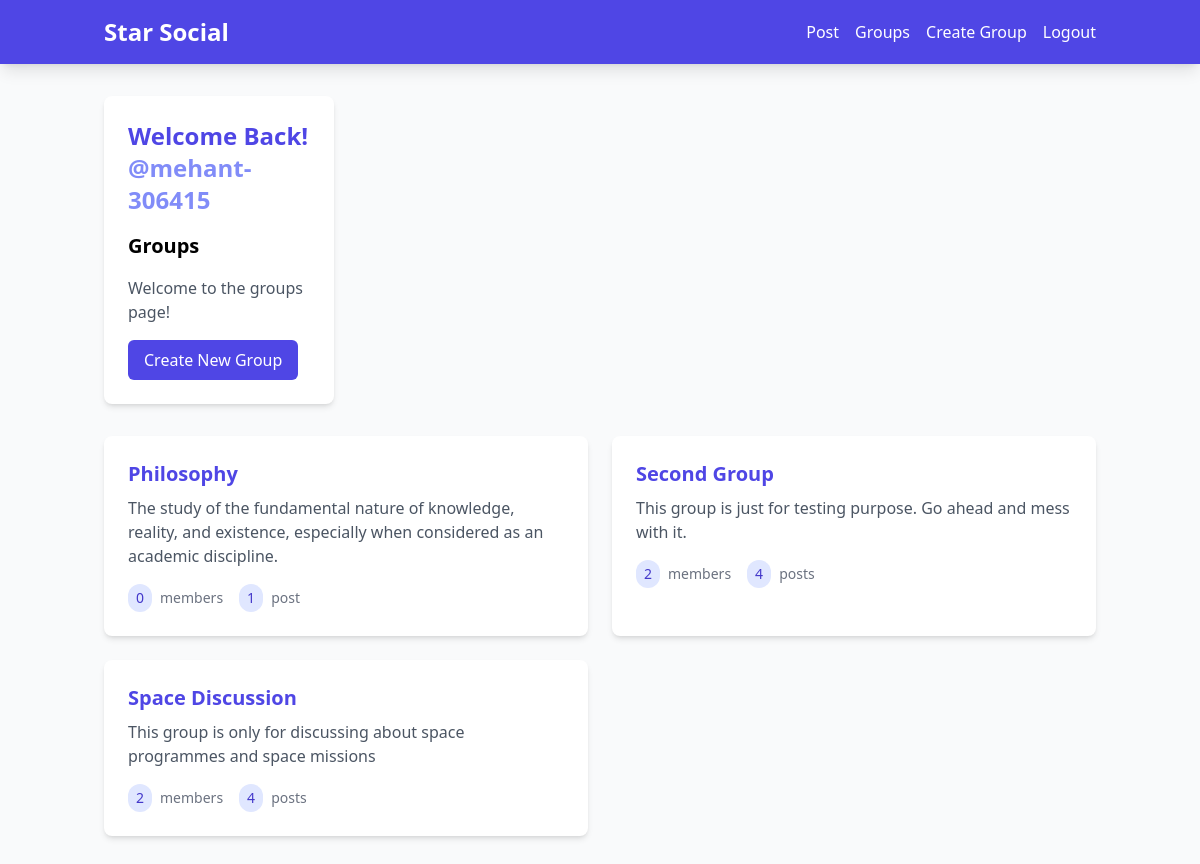
The page /groups/ (signed in) on the database its author committed.
### groups/models.py (models this page shows, shortened)
class Group(models.Model):
    name = models.CharField(max_length=255, unique=True)
    slug = models.SlugField(allow_unicode=True, unique=True)
    description = models.TextField(blank=True, default='')
    description_html = models.TextField(editable=False, default='', blank=True)
    members = models.ManyToManyField(User, through='GroupMember')
    class Meta:
        ordering = ['name']

### groups/views.py (the view)
# urls.py: path('', views.ListGroups.as_view(), name='all'),
class ListGroups(generic.ListView):
    model = Group

### groups/templates/groups/group_list.html
{% extends "groups/group_base.html" %}
{% block pregroup %}
    <div class="grid grid-cols-1 md:grid-cols-4 gap-6">
        <div class="bg-white p-6 rounded-lg shadow-md">
            <div class="space-y-4">
                {% if user.is_authenticated %}
                    <h2 class="text-2xl font-bold text-indigo-600">
                        Welcome Back!
                        <a href="{% url 'posts:for_user' username=user.username %}" class="text-indigo-400 hover:text-indigo-600">
                            @{{ user.username }}
                        </a>
                    </h2>
                {% endif %}
                <h2 class="text-xl font-bold">Groups</h2>
                <p class="text-gray-600">Welcome to the groups page!</p>
                {% if user.is_authenticated %}
                    <a href="{% url 'groups:create' %}" class="inline-block bg-indigo-600 text-white px-4 py-2 rounded-md hover:bg-indigo-700 transition duration-200">
                        Create New Group
                    </a>
                {% endif %}
            </div>
        </div>
    </div>
{% endblock %}
{% block group_content %}
    <div class="mt-8 grid grid-cols-1 md:grid-cols-2 gap-6">
        {% for group in object_list %}
            <div class="bg-white rounded-lg shadow-md overflow-hidden">
                <a href="{% url 'groups:single' slug=group.slug %}" class="block p-6 hover:bg-gray-50">
                    <h3 class="text-xl font-bold text-indigo-600 mb-2">{{ group.name }}</h3>
                    <div class="prose max-w-none text-gray-600">
                        {{ group.description_html|safe }}
                    </div>
                    <div class="mt-4 flex space-x-4 text-sm text-gray-500">
                <span class="flex items-center">
                    <span class="bg-indigo-100 text-indigo-700 px-2 py-1 rounded-full mr-2">
                        {{ group.members.count }}
                    </span>
                    member{{ group.members.count|pluralize }}
                </span>
                        <span class="flex items-center">
                    <span class="bg-indigo-100 text-indigo-700 px-2 py-1 rounded-full mr-2">
                        {{ group.posts.count }}
                    </span>
                    post{{ group.posts.count|pluralize }}
                </span>
                    </div>
                </a>
            </div>
        {% endfor %}
    </div>
{% endblock %}

### rows shown on the page
Group: name "Philosophy", description_html "The study of the fundamental nature of knowledge, reality, and existence, especially when considered as an academic discipline.", members.count "0", posts.count "1"
Group: name "Second Group", description_html "This group is just for testing purpose. Go ahead and mess with it.", members.count "2", posts.count "4"
Group: name "Space Discussion", description_html "This group is only for discussing about space programmes and space missions", members.count "2", posts.count "4"

### other values the page prints
{{ user.username }} "mehant-306415"
